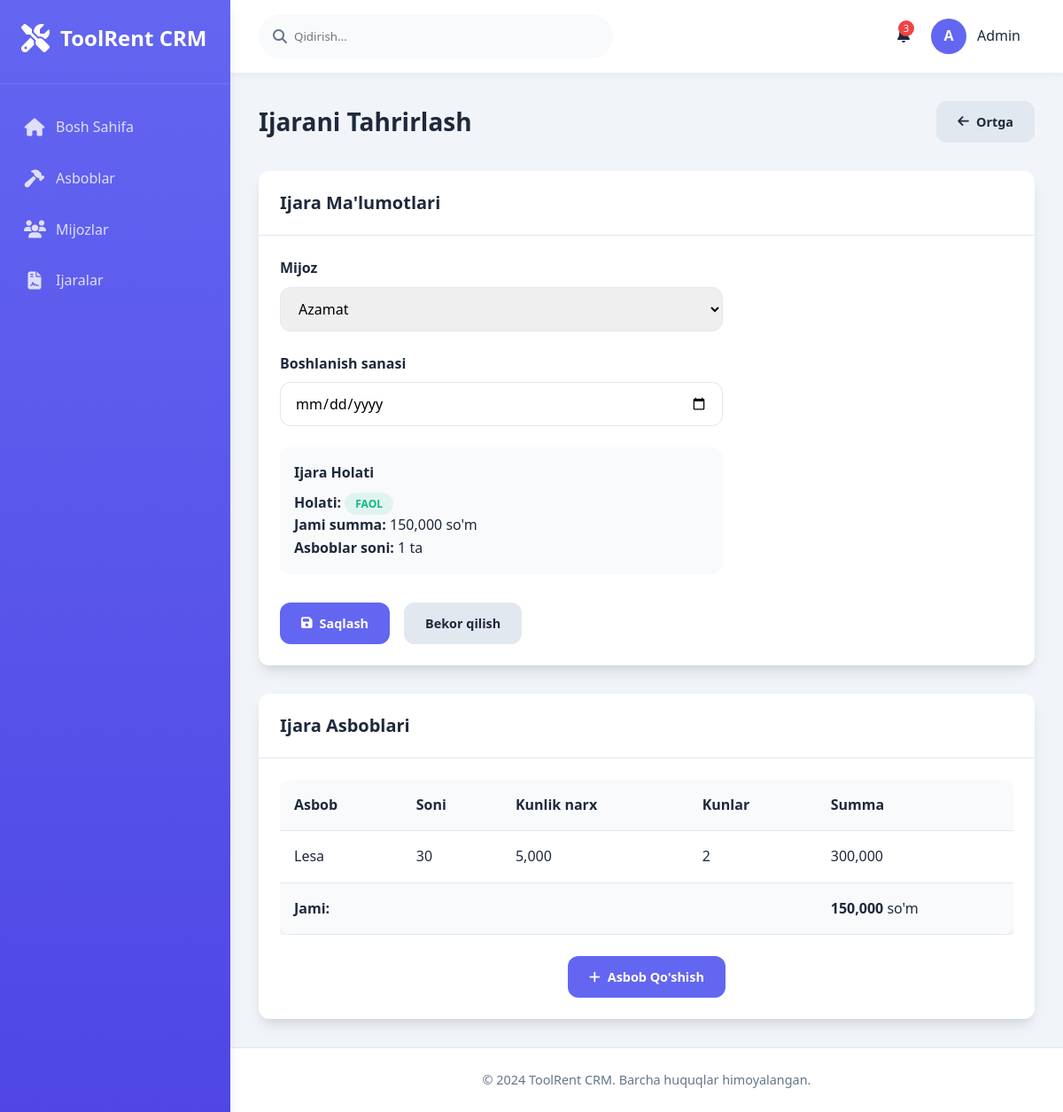
/rentals/18/edit/, run on an earlier commit of the app's database.
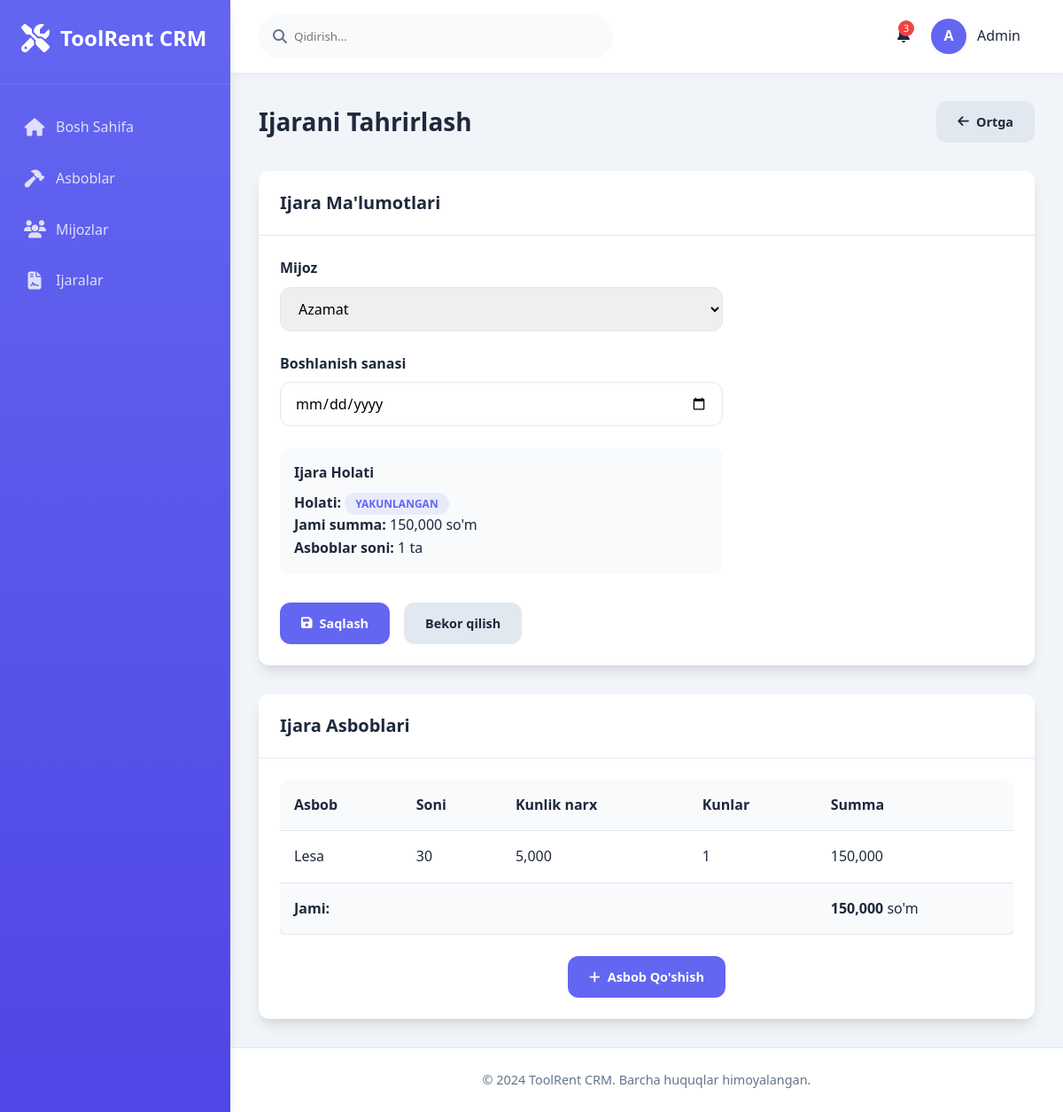
And on a later commit of the database.
### main/models.py (models this page shows, shortened)
class Rental(models.Model):
    STATUS_CHOICES = [
        ('active', 'Faol'),
        ('completed', 'Yakunlangan'),
        ('cancelled', 'Bekor qilingan'),
    ]
    customer = models.ForeignKey(Customer, on_delete=models.CASCADE, verbose_name="Mijoz")
    start_date = models.DateField(verbose_name="Boshlanish sanasi", default=timezone.now)
    end_date = models.DateField(null=True, blank=True, verbose_name="Tugash sanasi")
    total_amount = models.DecimalField(max_digits=12, decimal_places=2, default=0, verbose_name="Jami summa")
    status = models.CharField(max_length=20, choices=STATUS_CHOICES, default='active', verbose_name="Holati")
    created_at = models.DateTimeField(auto_now_add=True)
    def get_total_days(self):
        try:
            if self.end_date:
                days = (self.end_date - self.start_date).days
                return days + 1 if days >= 0 else 1
            else:
                today = timezone.now().date()
                days = (today - self.start_date).days
                return days + 1 if days >= 0 else 1
        except (TypeError, ValueError):
            return 1  # Xato yuz bersa, kamida 1 kun
    class Meta:
        verbose_name = "Ijara"
        verbose_name_plural = "Ijaralar"

class RentalItem(models.Model):
    rental = models.ForeignKey(Rental, on_delete=models.CASCADE)
    tool = models.ForeignKey(Tool, on_delete=models.CASCADE, verbose_name="Asbob")
    quantity = models.IntegerField(verbose_name="Soni")
    daily_rate = models.DecimalField(max_digits=10, decimal_places=2, verbose_name="Kunlik narx")
    def get_total_days(self):
        try:
            return self.rental.get_total_days()
        except:
            return 1
    def get_total_amount(self):
        total_days = self.get_total_days()
        total = self.quantity * self.daily_rate * total_days
        return total

class Tool(models.Model):
    name = models.CharField(max_length=200, verbose_name="Asbob nomi")
    category = models.ForeignKey(ToolCategory, on_delete=models.CASCADE, verbose_name="Kategoriya")
    daily_price = models.DecimalField(max_digits=10, decimal_places=2, verbose_name="Kunlik narx")
    quantity_total = models.IntegerField(verbose_name="Jami soni")
    quantity_available = models.IntegerField(verbose_name="Mavjud soni")
    is_active = models.BooleanField(default=True, verbose_name="Faol")
    created_at = models.DateTimeField(auto_now_add=True)
    class Meta:
        verbose_name = "Asbob"
        verbose_name_plural = "Asboblar"

### main/views.py (the view)
# urls.py: path('rentals/<int:rental_id>/edit/', views.edit_rental, name='edit_rental'),
def edit_rental(request, rental_id):
    rental = get_object_or_404(Rental, id=rental_id)
    if request.method == 'POST':
        form = RentalForm(request.POST, instance=rental)
        if form.is_valid():
            old_start_date = rental.start_date
            rental = form.save()
            if old_start_date != rental.start_date:
                rental.calculate_total()
            messages.success(request, "Ijara yangilandi.")
            return redirect('main:rental_detail', rental_id=rental.id)
    else:
        form = RentalForm(instance=rental)
    context = {
        'form': form,
        'title': 'Ijarani Tahrirlash',
        'rental': rental,
    }
    return render(request, 'main/edit_rental.html', context)

### main/forms.py (shortened to what this page needs)
class RentalForm(forms.ModelForm):
    class Meta:
        model = Rental
        fields = ['customer', 'start_date']
        widgets = {
            'customer': forms.Select(attrs={
                'class': 'form-control',
                'required': True
            }),
            'start_date': forms.DateInput(attrs={
                'class': 'form-control',
                'type': 'date',
                'required': True
            }),
        }
        labels = {
            'customer': 'Mijoz',
            'start_date': 'Boshlanish sanasi',
        }

### main/models.py (called while the page is built)
    def __str__(self):
        return self.name

### main/templates/main/edit_rental.html (shortened to what this page needs)
{% extends 'main/base.html' %}
{% block content %}
<div class="page-title">
    <h2>Ijarani Tahrirlash</h2>
    <a href="{% url 'main:rental_list' %}" class="btn btn-secondary">
        <i class="fas fa-arrow-left"></i> Ortga
    </a>
</div>
<div class="card">
    <div class="card-header">
        <h3>Ijara Ma'lumotlari</h3>
    </div>
    <div class="card-body">
        <form method="post">
            <div style="max-width: 500px;">
                {% for field in form %}
                <div class="form-group">
                    <label for="{{ field.id_for_label }}" class="form-label">
                        {{ field.label }}
                    </label>
                    {{ field }}
                </div>
                {% endfor %}
                <div style="background: var(--secondary); padding: 1rem; border-radius: var(--radius); margin: 1.5rem 0;">
                    <h4 style="margin-bottom: 0.5rem;">Ijara Holati</h4>
                    <div><strong>Holati:</strong>
                        <span class="status-badge status-{{ rental.status }}">
                            {{ rental.get_status_display }}
                        </span>
                    </div>
                    <div><strong>Jami summa:</strong> <span class="number-format">{{ rental.total_amount|floatformat:0 }}</span> so'm</div>
                    <div><strong>Asboblar soni:</strong> {{ rental.rentalitem_set.count }} ta</div>
                </div>
                <div style="display: flex; gap: 1rem; margin-top: 2rem;">
                    <button type="submit" class="btn btn-primary">
                        <i class="fas fa-save"></i> Saqlash
                    </button>
                    <a href="{% url 'main:rental_detail' rental.id %}" class="btn btn-secondary">
                        Bekor qilish
                    </a>
                </div>
            </div>
        </form>
    </div>
</div>
<div class="card" style="margin-top: 2rem;">
    <div class="card-header">
        <h3>Ijara Asboblari</h3>
    </div>
    <div class="card-body">
        {% if rental.rentalitem_set.all %}
        <div class="table-container">
            <table class="table">
                <thead>
                    <tr>
                        <th>Asbob</th>
                        <th>Soni</th>
                        <th>Kunlik narx</th>
                        <th>Kunlar</th>
                        <th>Summa</th>
                    </tr>
                </thead>
                <tbody>
                    {% for item in rental.rentalitem_set.all %}
                    <tr>
                        <td>{{ item.tool.name }}</td>
                        <td class="number-format">{{ item.quantity }}</td>
                        <td class="number-format">{{ item.daily_rate|floatformat:0 }}</td>
                        <td class="number-format">{{ item.get_total_days }}</td>
                        <td class="number-format">{{ item.get_total_amount|floatformat:0 }}</td>
                    </tr>
                    {% endfor %}
                </tbody>
                <tfoot>
                    <tr style="background: var(--secondary);">
                        <td colspan="4"><strong>Jami:</strong></td>
                        <td>
                            <strong class="number-format">{{ rental.total_amount|floatformat:0 }}</strong> so'm
                        </td>
                    </tr>
                </tfoot>
            </table>
        </div>
        {% else %}
        <div style="text-align: center; padding: 2rem; color: var(--gray);">
            <i class="fas fa-tools" style="font-size: 2rem; margin-bottom: 1rem; display: block; opacity: 0.5;"></i>
            Asboblar mavjud emas
        </div>
        {% endif %}
        <div style="text-align: center; margin-top: 1.5rem;">
            <a href="{% url 'main:add_rental_items' rental.id %}" class="btn btn-primary">
                <i class="fas fa-plus"></i> Asbob Qo'shish
            </a>
        </div>
    </div>
</div>
{% endblock %}

What changed in the data, as far as the page shows it:
changed Rental "Azamat": status "FAOL" → "YAKUNLANGAN"
changed through a linked row, RentalItem "Lesa": get_total_days "2" → "1"; get_total_amount "300,000" → "150,000"
